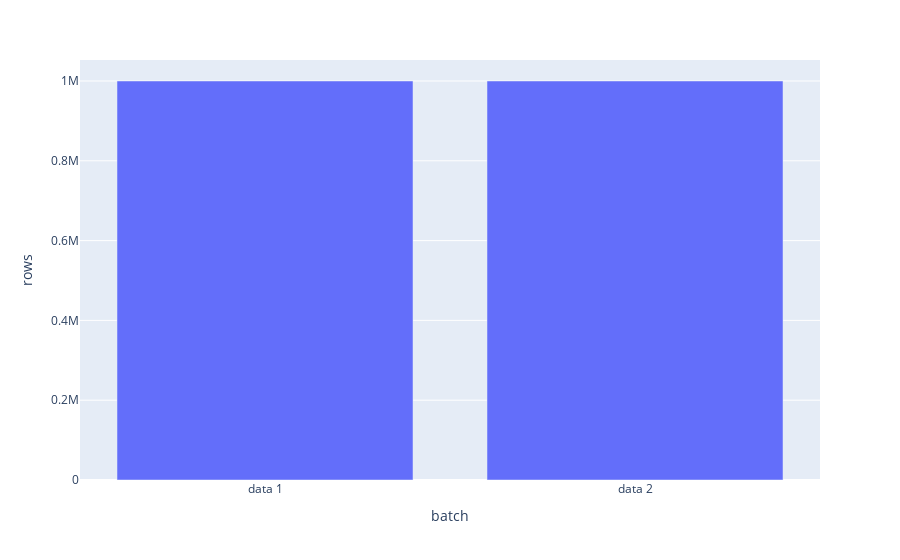

Notebook code for this chart:
### Code cell
# get some information about the pickle data
def pickle_informations(loader: Loader):
    rows = []
    for i in range(1, len(os.listdir('data')) + 1):
        df = loader.load_pickle(i)
        rows.append(len(df))
        del df
    return rows

# get the rows
rows = pickle_informations(loader=loader)

# create the dataframe
df_data = pd.DataFrame(
    {'batch' : ['data ' + str(i) for i in range(1,len(rows) + 1)],
    'rows' : rows})

fig = px.bar(df_data, x="batch", y="rows")
fig.show()

### Figure 1 — Plotly figure (JSON) as saved in the notebook; plotly's stock layout.template omitted (floating-point values rounded to 4 significant figures)
{"data": [{"alignmentgroup": "True", "hovertemplate": "batch=%{x}<br>rows=%{y}<extra></extra>", "legendgroup": "", "marker": {"color": "#636efa", "pattern": {"shape": ""}}, "name": "", "offsetgroup": "", "orientation": "v", "showlegend": false, "textposition": "auto", "type": "bar", "x": ["data 1", "data 2"], "xaxis": "x", "y": [1000000, 1000000], "yaxis": "y"}], "layout": {"barmode": "relative", "legend": {"tracegroupgap": 0}, "margin": {"t": 60}, "xaxis": {"anchor": "y", "domain": [0, 1], "title": {"text": "batch"}}, "yaxis": {"anchor": "x", "domain": [0, 1], "title": {"text": "rows"}}}}
